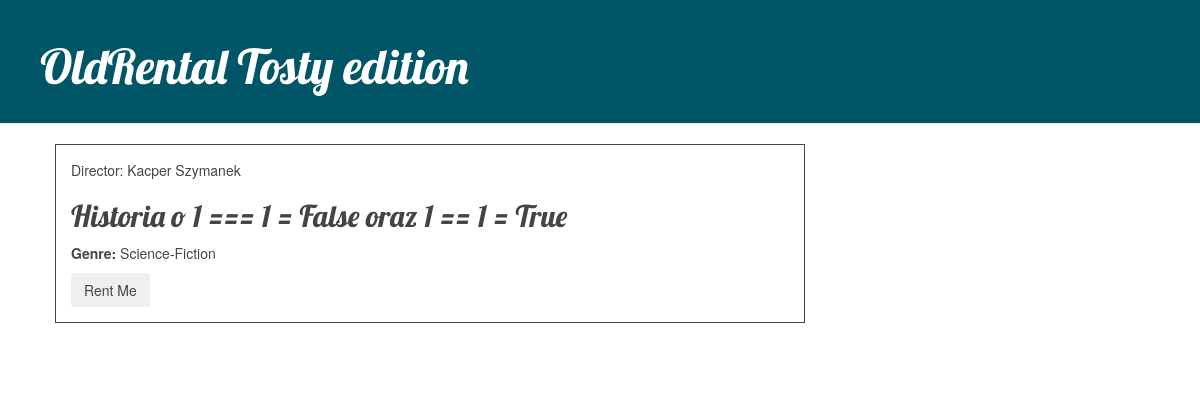
The app's page /films/detail/1/ with its own data.
### films/models.py (models this page shows, shortened)
class Film(models.Model):
    title = models.CharField(max_length=64)
    director = models.CharField(max_length=64)
    genre = models.ForeignKey(FilmGenre, related_name='films', on_delete=models.PROTECT)
    time = models.TimeField()
    userfilm_rentier = models.ForeignKey(User, related_name='films', on_delete=models.CASCADE,
                                       default=None, blank=True, null=True)
    rent_date = models.DateTimeField(default=None, blank=True, null=True)
    class Meta:
        unique_together = ('title', 'director', 'time')
        ordering = ('title',)

class FilmGenre(models.Model):
    name = models.CharField(max_length=64, unique=True)
    def __str__(self):
        return self.name

### films/views.py (the view)
# urls.py: path('detail/<int:pk>/', views.FilmDetail.as_view(), name='film_detail'),
class FilmDetail(View):
    def get(self, request, pk):
        film = get_object_or_404(Film, pk=pk)
        return render(request, 'film_detail.html', {'film': film})

### templates/film_detail.html (shortened to what this page needs)
{% extends 'base.html' %}
{% block content %}
    <div class="book">
        <div class="author">
                <p>Director: {{ film.director }}</p>
        </div>
        <h2 style="color: #444;">{{ film.title }}</h2>
            <p><b>Genre:</b> {{ film.genre }}</p>
        {% if film.userfilm_rentier == None %}
        <form action='{% url 'film_rent' pk=film.pk %}' method='POST'>
            <button type='submit' class="btn btn-secondary">Rent Me</button>
        </form>
        {% endif %}
    </div>
{% endblock %}

### oldrental/static/css/books.css (style rules this page uses)
h1, h2, h3, h4 { font-family: 'Lobster', cursive; color: #444; }
.book { margin-bottom: 70px; }
body { color: #444; }
.book { border-width: 1px; border-style: solid; border-color: #444; justify-content: space-between; padding: 15px; }

### records on screen
Film: director "Kacper Szymanek", title "Historia o 1 === 1 = False oraz 1 == 1 = True", genre "Science-Fiction"
